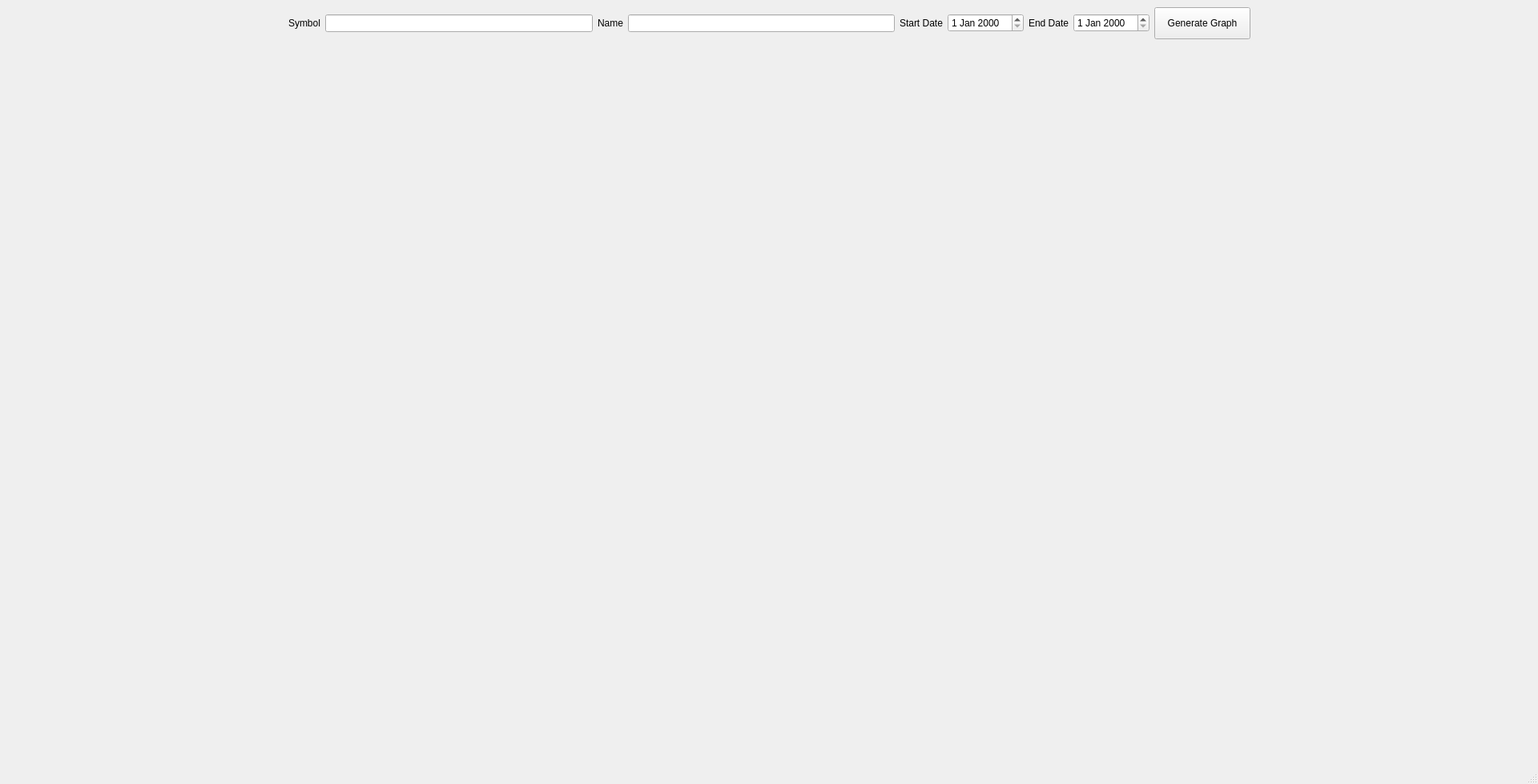
<?xml version="1.0" encoding="UTF-8"?>
<ui version="4.0">
 <class>MainWindow</class>
 <widget class="QMainWindow" name="MainWindow">
  <property name="geometry">
   <rect>
    <x>0</x>
    <y>0</y>
    <width>1920</width>
    <height>979</height>
   </rect>
  </property>
  <property name="windowTitle">
   <string>MainWindow</string>
  </property>
  <widget class="QWidget" name="centralwidget">
   <widget class="QWidget" name="gridLayoutWidget">
    <property name="geometry">
     <rect>
      <x>20</x>
      <y>9</y>
      <width>1881</width>
      <height>911</height>
     </rect>
    </property>
    <layout class="QGridLayout" name="gridLayout">
     <item row="1" column="0" rowspan="2" colspan="11">
      <widget class="MplWidget" name="MainWidget" native="true">
       <property name="minimumSize">
        <size>
         <width>599</width>
         <height>364</height>
        </size>
       </property>
      </widget>
     </item>
     <item row="0" column="3">
      <widget class="QLabel" name="label_name">
       <property name="text">
        <string>Name</string>
       </property>
      </widget>
     </item>
     <item row="4" column="0" colspan="11">
      <widget class="MplWidget" name="VolumeWidget" native="true"/>
     </item>
     <item row="0" column="6">
      <widget class="QDateEdit" name="start_in"/>
     </item>
     <item row="0" column="0">
      <spacer name="horizontalSpacer">
       <property name="orientation">
        <enum>Qt::Horizontal</enum>
       </property>
       <property name="sizeHint" stdset="0">
        <size>
         <width>40</width>
         <height>20</height>
        </size>
       </property>
      </spacer>
     </item>
     <item row="0" column="9">
      <widget class="QPushButton" name="pushButton_generate_graph">
       <property name="minimumSize">
        <size>
         <width>120</width>
         <height>40</height>
        </size>
       </property>
       <property name="text">
        <string>Generate Graph</string>
       </property>
      </widget>
     </item>
     <item row="0" column="10">
      <spacer name="horizontalSpacer_2">
       <property name="orientation">
        <enum>Qt::Horizontal</enum>
       </property>
       <property name="sizeHint" stdset="0">
        <size>
         <width>40</width>
         <height>20</height>
        </size>
       </property>
      </spacer>
     </item>
     <item row="0" column="5">
      <widget class="QLabel" name="label_start">
       <property name="text">
        <string>Start Date</string>
       </property>
      </widget>
     </item>
     <item row="0" column="2">
      <widget class="QLineEdit" name="symbol_in"/>
     </item>
     <item row="0" column="8">
      <widget class="QDateEdit" name="end_in"/>
     </item>
     <item row="0" column="7">
      <widget class="QLabel" name="label_end">
       <property name="text">
        <string>End Date</string>
       </property>
      </widget>
     </item>
     <item row="3" column="0" colspan="11">
      <widget class="MplWidget" name="RSIWidget" native="true"/>
     </item>
     <item row="0" column="1">
      <widget class="QLabel" name="label_symbol">
       <property name="text">
        <string>Symbol</string>
       </property>
      </widget>
     </item>
     <item row="0" column="4">
      <widget class="QLineEdit" name="name_in"/>
     </item>
    </layout>
   </widget>
  </widget>
  <widget class="QMenuBar" name="menubar">
   <property name="geometry">
    <rect>
     <x>0</x>
     <y>0</y>
     <width>1920</width>
     <height>22</height>
    </rect>
   </property>
  </widget>
  <widget class="QStatusBar" name="statusbar"/>
 </widget>
 <customwidgets>
  <customwidget>
   <class>MplWidget</class>
   <extends>QWidget</extends>
   <header>mplwidget.h</header>
   <container>1</container>
  </customwidget>
 </customwidgets>
 <resources/>
 <connections/>
</ui>
